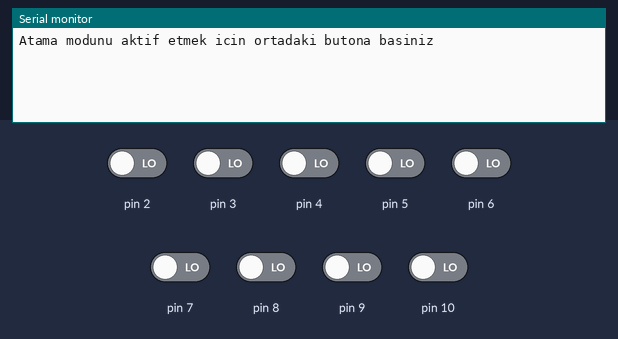
Recording of a sketch running on a simulated Arduino Uno, built with avr-gcc and run on an emulated ATmega328P. On the bench: the last lines printed to the serial monitor. The inputs (shaded band) are chosen by the test bench; at power-on: pin 2–10 LOW.

Above: at 1.2 s.
1.3 s: pin 2 driven HIGH
At 2.1 s:
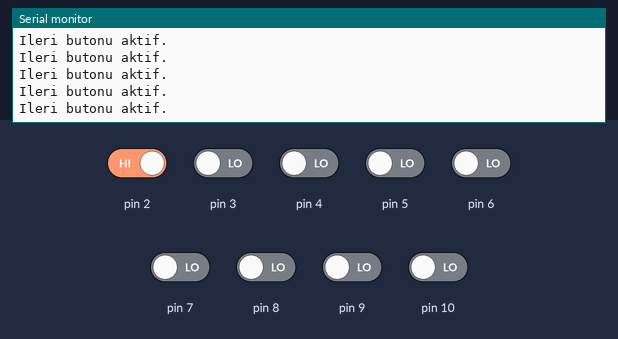
3.2 s: pin 3 driven HIGH
4.8 s: pin 4 driven HIGH
At 5.7 s:
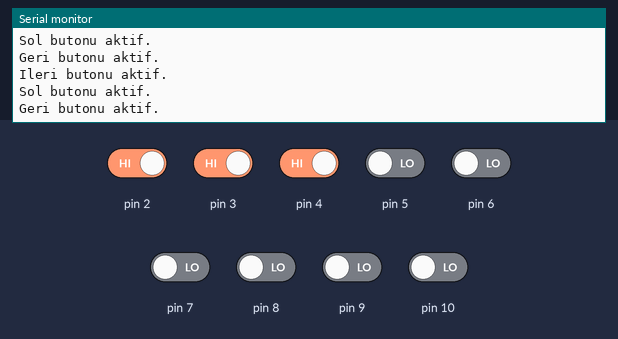

Measured:
- after the input at 1.3 s, the serial monitor: prints a new line at once (image 1)
- after the input at 4.8 s, the serial monitor: prints a new line after 0.09 s (image 2)

The sketch:

Kumanda.ino
```cpp
int butonFonksiyon[4] = {0}; // Butona atanacak olan fonksiyonların tutulacağı dizi

bool atamaDurum = false;

void setup() {
  Serial.begin(9600);

  	for(int i = 2;i<11;i++){
    	pinMode(i,INPUT); // Dijital pinlere veri girişi yapılacak
  }

	Serial.println("Atama modunu aktif etmek icin ortadaki butona basiniz");
}

void loop() {
  if(digitalRead(10) == 1){
    atamaDurum = !atamaDurum;

    delay(200);

    if(atamaDurum == true){
      	Serial.println("Atama modu aktif.");
    	delay(1000);
      	Serial.println("Sag taraftaki atama yapmak istediginiz butona basiniz: ");

      	delay(1000);
    }else{
      Serial.println("Atama modu kapali.");
      Serial.println("Yapilan degisisklikler kaydedildi.");
    }
  }

  if(atamaDurum == true){ // Atanmak istenen butona basılıp değerinin girildiği bölüm
    for(int i = 6; i<10;i++){

      if(digitalRead(i) == 1){
        Serial.println("Atamak istediginiz degeri giriniz: ");
        while(Serial.available() == 0);

        butonFonksiyon[i-6] = Serial.parseInt();

        Serial.print("Yeni buton degeri: "); Serial.println(butonFonksiyon[i-6]);

        Serial.println("Atama islemine devam etmek icin atama islemi yapmak istediginiz butona basiniz.");
        Serial.println("Atama isleminden cikmak icin ortadaki butona basiniz");
      }
    }
  }else{ // Butonunlara basıldığında değerleri Serial monitöre yazdıran bölüm
    for(int i = 2;i<11;i++){
      if(i >5 && i <10){
        if(digitalRead(i) == 1){
          Serial.print("Buton deger: "); Serial.println(butonFonksiyon[i-6]);
          delay(100);
        }
    }else if(i > 1 && i < 6){
      if(digitalRead(i) == 1){
        switch(i){
          case 2:
            Serial.println("Ileri butonu aktif.");
            break;
          case 3:
            Serial.println("Sol butonu aktif.");
            break;
          case 4:
            Serial.println("Geri butonu aktif.");
            break;
          case 5:
            Serial.println("Sag butonu aktif.");
            break;
          default:
            Serial.println("Bir seyler ters gitti...");
            break;
        }
      }
    }
  }
}

}
```
